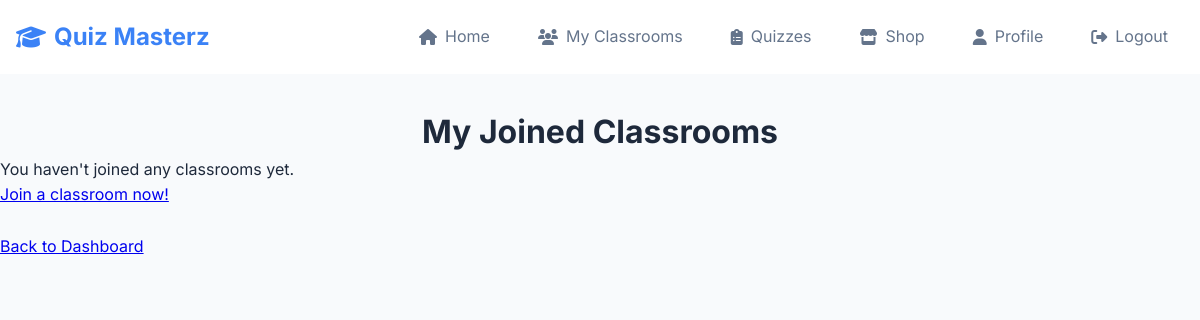
/student/my_classrooms (signed in), run on an earlier commit of the app's database.
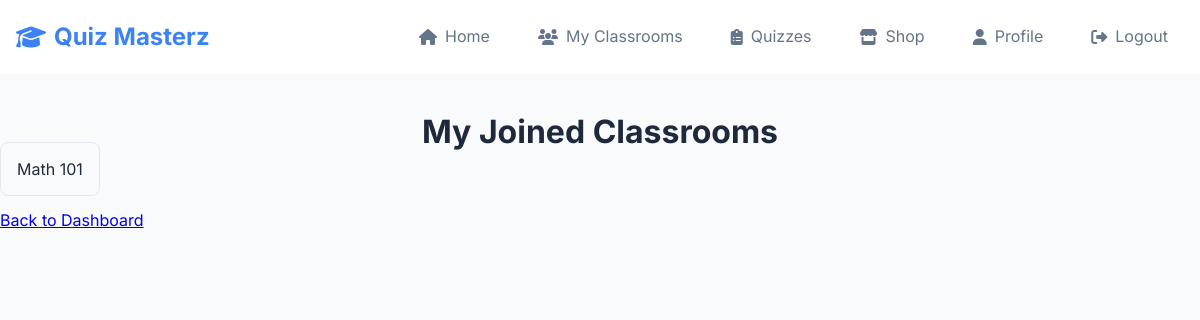
And on a later commit of the database.
### website/models.py (models this page shows, shortened)
class Classroom(db.Model):
    id = db.Column(db.Integer, primary_key=True)
    name = db.Column(db.String(100), nullable=False)
    teacher_id = db.Column(db.Integer, db.ForeignKey('user.id'), nullable=False)
    join_code = db.Column(db.String(8), unique=True, nullable=False)
    quizzes = db.relationship('Quiz', secondary=classroom_quizzes,
                              backref=db.backref('classrooms_assigned_to', lazy='dynamic'),
                              lazy='dynamic')
    quiz_attempts = db.relationship('StudentQuizAttempt', backref='classroom', lazy='dynamic') # Added

### website/views.py (the view)
@views.route('/student/my_classrooms', methods=['GET'])
@login_required
def student_my_classrooms():
    if current_user.role != 'student':
        flash('Access denied.', category='error')
        return redirect(url_for('views.home'))
    classrooms_joined = current_user.joined_classrooms.all() # Use .all() if you need to iterate in template immediately
    return render_template("student_my_classrooms.html", user=current_user, classrooms_joined=classrooms_joined)

### website/__init__.py (called while the page is built)
def create_app():
    app = Flask(__name__)
    app.config['SECRET_KEY'] = 'hjshjhdjah kjshkjdhjs'
    app.config['SQLALCHEMY_DATABASE_URI'] = f'sqlite:///{DB_NAME}'
    db.init_app(app)
    from .views import views
    from .auth import auth
    app.register_blueprint(views, url_prefix='/')
    app.register_blueprint(auth, url_prefix='/')
    with app.app_context():
        db.create_all()
    from .models import User, Classroom, Quiz, Question, Answer, StudentQuizAttempt
    login_manager = LoginManager()
    login_manager.login_view = 'auth.login'
    login_manager.init_app(app)
    @login_manager.user_loader
    def load_user(id):
        return User.query.get(int(id))
    return app

### website/templates/student_my_classrooms.html (shortened to what this page needs)
{% extends "base.html" %}
{% block content %}
<h1 align="center">My Joined Classrooms</h1>
{% if classrooms_joined %}
    <div class="list-group">
        {% for classroom in classrooms_joined %}
            <a href="{{ url_for('views.student_view_classroom', classroom_id=classroom.id) }}" class="list-group-item list-group-item-action">
                {{ classroom.name }}
            </a>
        {% endfor %}
    </div>
{% else %}
    <p>You haven't joined any classrooms yet.</p>
    <p><a href="{{ url_for('views.student_join_classroom') }}">Join a classroom now!</a></p>
{% endif %}
<br />
<p><a href="{{ url_for('views.home') }}">Back to Dashboard</a></p>
{% endblock %}

### website/templates/base.html (shortened to what this page needs)
<!DOCTYPE html>
<html lang="en">
<head>
    <link rel="stylesheet" type="text/css" href="{{ url_for('static', filename='css/style.css') }}">
    <link rel="stylesheet" href="https://cdnjs.cloudflare.com/ajax/libs/font-awesome/6.4.0/css/all.min.css">
</head>
<body>
    <nav class="navbar">
        <div class="nav-container">
            <a href="/" class="nav-brand">
                <i class="fas fa-graduation-cap"></i> Quiz Masterz
            </a>
            <div class="nav-links">
                {% if user.is_authenticated %}
                    <a href="/" class="nav-link">
                        <i class="fas fa-home"></i> Home
                    </a>                    {% if user.role == 'teacher' %}
                        <a href="{{ url_for('views.teacher_classrooms') }}" class="nav-link">
                            <i class="fas fa-chalkboard"></i> Classrooms
                        </a>                    {% elif user.role == 'student' %}
                        <a href="{{ url_for('views.student_my_classrooms') }}" class="nav-link">
                            <i class="fas fa-users"></i> My Classrooms
                        </a>
                        <a href="{{ url_for('views.student_quizzes') }}" class="nav-link">
                            <i class="fas fa-clipboard-list"></i> Quizzes
                        </a>
                        <a href="{{ url_for('views.shop') }}" class="nav-link shop-link">
                            <i class="fas fa-store"></i> Shop
                        </a>
                    {% endif %}
                    <a href="/profile" class="nav-link">
                        <i class="fas fa-user"></i> Profile
                    </a>
                    <a href="/logout" class="nav-link">
                        <i class="fas fa-sign-out-alt"></i> Logout
                    </a>
                {% endif %}
            </div>
        </div>
    </nav>
    <main>
        {% block content %}
        {% endblock %}
    </main>
</body>
</html>

### website/static/css/style.css (style rules this page uses)
:root { --primary: #3b82f6; --secondary: #64748b; --success: #059669; --warning: #f59e0b; --danger: #dc2626; --bg: #f8fafc; --surface: #fff; --text: #1e293b; --text-muted: #64748b; --border: #e2e8f0; }
* { margin: 0; padding: 0; box-sizing: border-box; }
body { font-family: Inter, sans-serif; line-height: 1.6; color: var(--text); background: var(--bg); }
.navbar { background: var(--surface); top: 0; z-index: 100; }
.nav-container { display: flex; justify-content: space-between; align-items: center; padding: 1rem; max-width: 1200px; margin: 0 auto; }
.nav-brand { font-size: 1.5rem; font-weight: 700; color: var(--primary); text-decoration: none; display: flex; align-items: center; gap: 0.5rem; }
.nav-links { display: flex; gap: 1rem; align-items: center; }
.nav-link { color: var(--text-muted); text-decoration: none; padding: 0.5rem 1rem; border-radius: 8px; transition: all 0.2s; display: flex; align-items: center; gap: 0.5rem; }
main { min-height: calc(100vh - 80px); padding: 2rem 0; }
.list-group { list-style: none; }
.list-group-item { padding: 1rem; border: 1px solid var(--border); border-bottom: none; }
.list-group-item:first-child { border-top-left-radius: 8px; border-top-right-radius: 8px; }
.list-group-item:last-child { border-bottom: 1px solid var(--border); border-bottom-left-radius: 8px; border-bottom-right-radius: 8px; }
.list-group-item-action { color: inherit; text-decoration: none; }

What changed in the data, as far as the page shows it:
added Classroom: name "Math 101"
Also different on the page:
text no longer shown: "You haven't joined any classrooms yet. Join a classroom now!"
